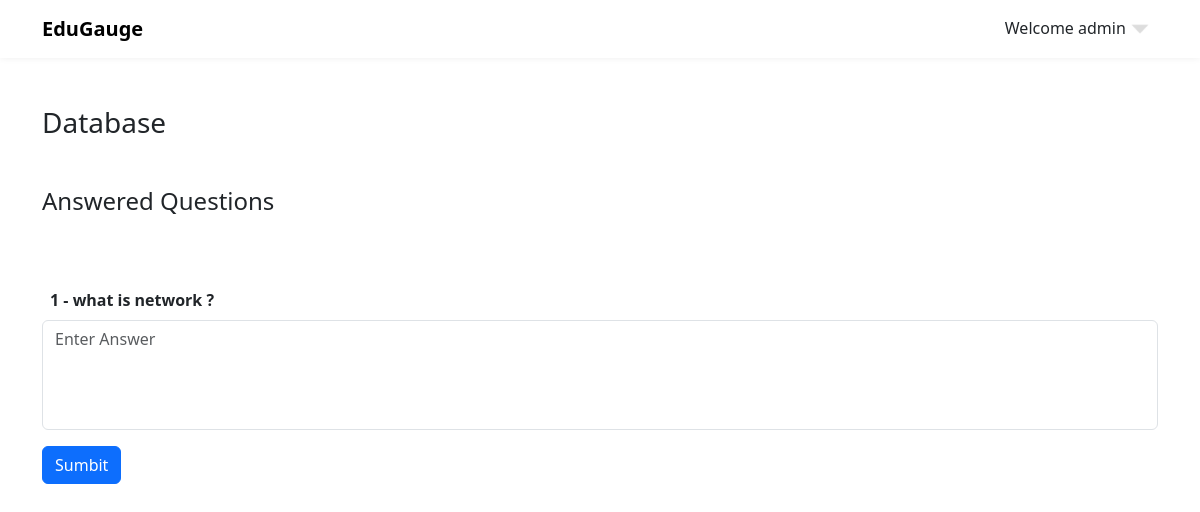
/course/1 (signed in), run on an earlier commit of the app's database.
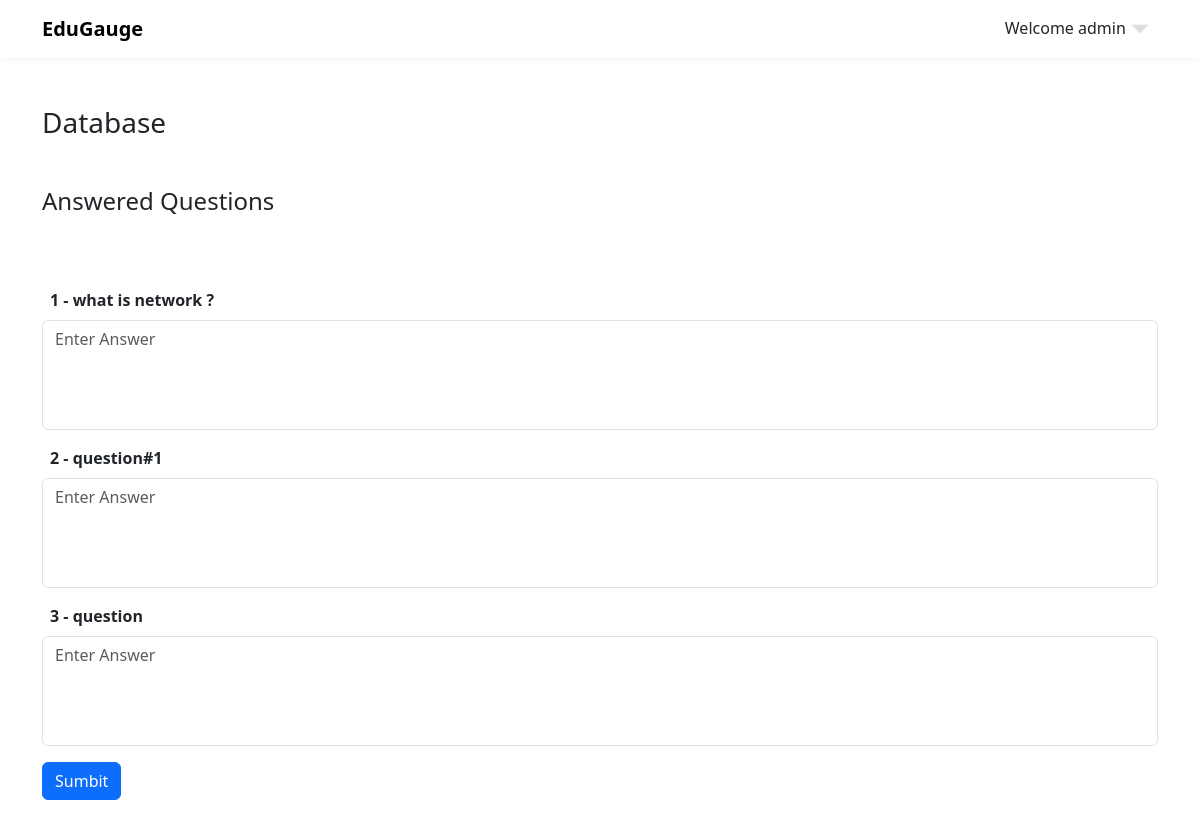
And on a later commit of the database.
### app.py (models this page shows)
class Course(db.Model):
    id = db.Column(db.Integer, primary_key=True, autoincrement=True)
    name = db.Column(db.String(255), unique=True, nullable=False)
    doctor_id = db.Column(db.Integer, db.ForeignKey('doctor.id'), nullable=False)
    questions = db.relationship('Questions', backref='courses', lazy=True)
    scores = db.relationship('Score', backref='courses', lazy=True)

class Questions(db.Model):
    id = db.Column(db.Integer, primary_key=True, autoincrement=True)
    question = db.Column(db.String(255), nullable=False)
    answer = db.Column(db.String(255), nullable=False)
    course_id = db.Column(db.Integer, db.ForeignKey('course.id'), nullable=False)
    answer_id = db.relationship('StudentAnswers', backref='questions', lazy=True)

### app.py (the view)
@myapp.route('/course/<int:course_id>', methods=['GET','POST'])
def course_details(course_id):
    course = Course.query.get(course_id)
    questions = Questions.query.filter(Questions.course_id==course.id)
    unanswered_questions= []
    answered_questions= []
    answers = []
    for question in questions:
        existing_answer = StudentAnswers.query.filter( StudentAnswers.question_id==question.id, StudentAnswers.student_id == session['user_id'] ).first()
        if existing_answer is None:
            unanswered_questions.append(question)
        else:
            answers.append(existing_answer)
            answered_questions.append(question)
    combined_data = zip(answered_questions, answers)
    if course:
        return render_template('student/course-details.html',title = course.name, course=course , unanswered_questions = unanswered_questions , combined_data = combined_data)
    else:
        flash("Course Not found !!!" , 'danger')

### templates/student/course-details.html (shortened to what this page needs)
{% extends 'base.html' %}
{% block link %}
<link rel="stylesheet" href="{{ url_for('static' , filename='css/student.css') }}">
{% endblock %}
{% block body %}
    {% if course %}
    <div class="container">
        <h3 class="mt-5 mb-5">{{course.name}}</h3>
        {% if combined_data %}
        <h4 class="mb-4 ans-click">
            Answered Questions
        </h4>
            {% endif %}
            <form method="post" class="pt-5 pb-5">
                {% if unanswered_questions %}
                    {% for question in unanswered_questions %}
                        <label for="question_{{loop.index}}" class="mb-2 ps-2" for=""> <strong> {{loop.index}} - {{question.question}}</strong>
                        </label>
                        <textarea class="form-control mb-3" name="question_{{loop.index}}" id="question_{{loop.index}}" cols="30" rows="4"
                            placeholder="Enter Answer" required></textarea>
                    {% endfor %}
                {% endif %}
                <input type="submit" class="btn btn-primary" value="Sumbit">
            </form>
        {%  endif %}
    </div>
{% endblock %}

### templates/base.html (shortened to what this page needs)
<!DOCTYPE html>
<html lang="en">
<head>
    <head>
        <link rel="stylesheet" href="{{ url_for('static' , filename='css/layout.css') }}">
        <link href="https://cdn.jsdelivr.net/npm/bootstrap@5.3.2/dist/css/bootstrap.min.css" rel="stylesheet"
>
        <link rel="stylesheet" href="{{ url_for('static' , filename='css/all.min.css') }}">
        <link rel="stylesheet" href="{{ url_for('static' , filename='css/normalize.css') }}">
        {% block link %}
        {% endblock %}
    </head>
</head>
<body>
    <nav class="navbar navbar-expand-lg p-2 bg-white">
        <div class="container">
            <a class="navbar-brand" href="#"><strong>EduGauge</strong></a>
            <div class="collapse navbar-collapse" id="navbarSupportedContent">
                {%if 'doctor_name' in session %}
                    <div class="p-2 m-0 user">
                        Welcome {{ session['doctor_name'] }}
                        <img class="arrow-dowm"
>
                    </div>
                {% endif %}
            </div>
        </div>
    </nav>
    {% block body %}
    {% endblock %}
</body>
</html>

### static/css/layout.css (style rules this page uses)
* { box-sizing: border-box; }
:root { --white-color: #FFFFFF; --primary-color: #f44749; --secondary-color: #f3af24; --section-bg-color: #F9F9F9; --dark-color: #000000; --title-color: #565758; --news-title-color: #292828; --p-color: #717275; --border-color: #eaeaea; --body-font-family: 'Montserrat', sans-serif; }
body { background: var(--white-color); font-family: var(--body-font-family); position: relative; }
nav { box-shadow: 0 0 7px 0 #eee; }
.user { cursor: pointer; position: relative; }
.user .arrow-dowm { width: 20px !important; margin-bottom: 4px; }

### static/css/student.css (style rules this page uses)
textarea { resize: none; }
.ans-click { cursor: pointer; }

What changed in the data, as far as the page shows it:
added Questions: question "question#1"
added Questions: question "question"
